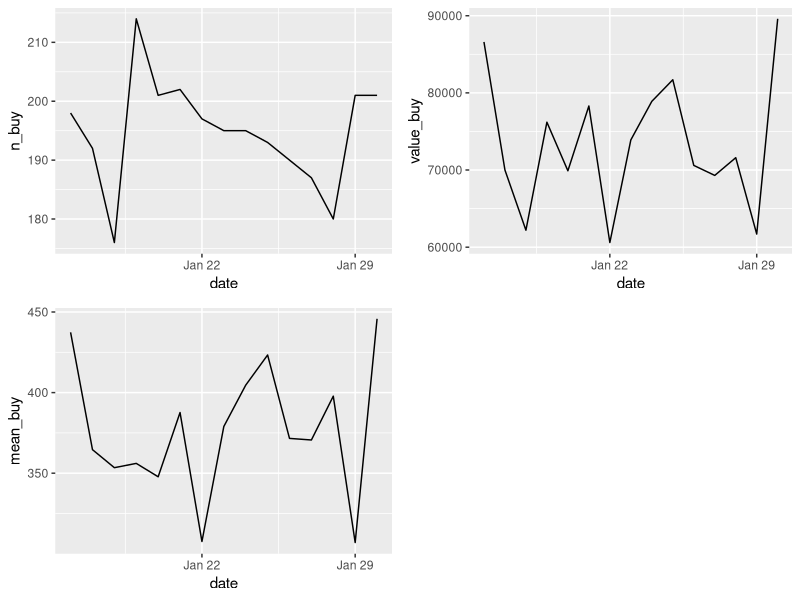
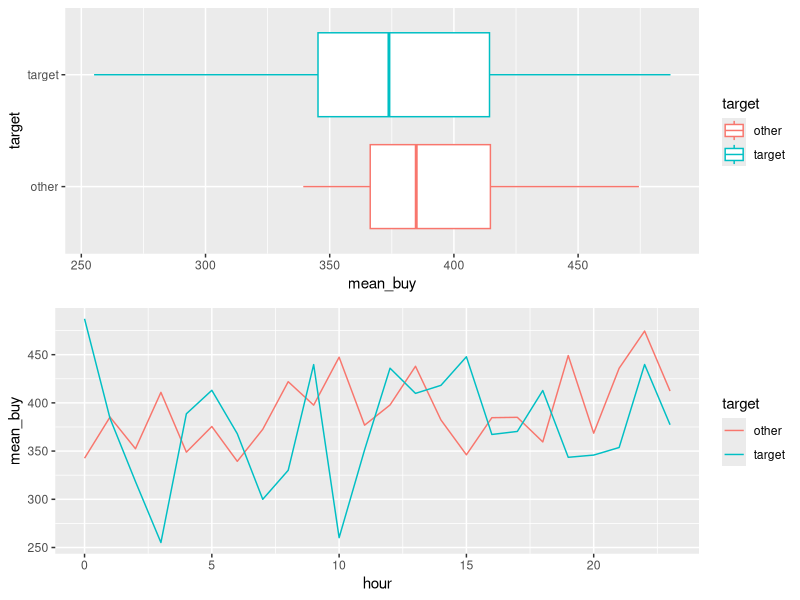

Write the R code that produced these figures, in order.
## ---- chunk 1
library(tidyverse)
library(lubridate)
library(gridExtra)
## ---- chunk 2
df_log <- read_csv("df_log.csv")
## ---- chunk 3
# intervalオブジェクトを生成
target_interval <- interval(
  start = ymd("2018-1-16"),
  end = ymd("2018-1-31")
)

# ターゲット期間のみを取り出して集計
# 指定が効いているのを確認するため日別集計
df_log_interval <- df_log %>% 
  filter(stamp %within% target_interval) %>% 
  mutate(date = date(stamp)) %>% 
  group_by(date) %>% 
  summarise(
    n_buy = n(),
    value_buy = sum(value),
    mean_buy = mean(value)
  )
## ---- chunk 4
knitr::kable(head(df_log_interval, 10))
## ---- chunk 5
# 指定区間を取り出した範囲で可視化
p_int_date <- ggplot(df_log_interval)
p_int_date1 <- p_int_date + 
  geom_line(aes(x = date, y = n_buy))
p_int_date2 <- p_int_date + 
  geom_line(aes(x = date, y = value_buy))
p_int_date3 <- p_int_date + 
  geom_line(aes(x = date, y = mean_buy))
grid.arrange(p_int_date1, p_int_date2, p_int_date3, nrow = 2)
## ---- chunk 6
# 区間指定の応用。一定期間とそれ以外で検証
# filterではなくif_elseでmutateする
# 3つ以上ならcase_whenでパターンを準備すればOK

df_log_interval_comp <- df_log %>% 
  mutate(target = if_else(
    stamp %within% target_interval, "target", "other"
  )) %>% 
  mutate(hour = hour(stamp)) %>% 
  group_by(hour, target) %>% 
  summarise(
    n_buy = n(),
    value_buy = sum(value),
    mean_buy = mean(value)
  )
## ---- chunk 7
knitr::kable(head(df_log_interval_comp, 10))
## ---- chunk 8
p_int_comp_date <- ggplot(df_log_interval_comp)
p_int_comp_date1 <- p_int_comp_date + 
  geom_boxplot(aes(x = target, y = mean_buy, color = target)) +
  coord_flip()
p_int_comp_date2 <- p_int_comp_date + 
  geom_line(aes(x = hour, y = mean_buy, color = target))
grid.arrange(p_int_comp_date1, p_int_comp_date2, nrow = 2)
## ---- chunk 9
# 使う日時データを準備

x1 <- ymd_hms("2018-02-23 17:50:00")
x2 <- ymd_hms("2018-02-25 17:50:00")

# intervalオブジェクトを作成
x_i <- interval(
  start = x1,
  end = x1 + days(1)
)

# そのまま出してみる
x_i

# 開始日時を取得
int_start(x_i)

# 終了日時を取得
int_end(x_i)

# 時間の幅を取得
int_length(x_i)

# interval作成用の%--%演算子

x1 %--% x2

## ---- chunk 10
# 中身を強制的に出力
# 1日は86400秒
cat(x_i)

# 属性を出力してみる
attributes(x_i)

## ---- chunk 11
# intervalを準備
x_i1 <- interval(ymd("2018-01-01"), ymd("2018-01-31"))
x_i2 <- interval(ymd("2018-01-16"), ymd("2018-02-16"))
x_i3 <- interval(ymd("2018-02-01"), ymd("2018-02-28"))

# intervalをずらす
# 第二引数には時間的な幅(duration(), days()など)
int_shift(x_i1, days(5))

# 開始と終了を反転
x_i1_flip <- int_flip(x_i1)
x_i1_flip

# 開始と終了を整える(順番をきれいにする)
int_standardize(x_i1_flip)

# 2つの区間が重なっているかどう(オーバーラップ)か判定
# これはオーバーラップしているのでTRUE
int_overlaps(x_i1, x_i2)

# これはオーバーラップしてないのでFALSE
int_overlaps(x_i1, x_i3)

# 2つのintervalで、開始and/or終了が同じかどうか(align)判定
# 説明用に新たにintervalを準備
x_i4 <- interval(ymd("2018-01-01"), ymd("2018-02-16"))

# x_i4の開始はx_i1の開始と揃っているので、これはTRUE
int_aligns(x_i4, x_i1)

# x_i4の終了はx_i2の終了と揃っているので、これもTRUE
int_aligns(x_i4, x_i2)

# x_i4はx_i3の開始とも終了とも揃っていないので、これはFALSE
int_aligns(x_i4, x_i3)

# 日時ベクトルの要素で、その差分を利用してintervalベクトルを作成
# 説明用に日付のベクトルを生成
dates <- now() + days(1:3)
dates

# 差分でintervalベクトルを生成
# この場合、3つの日時から区間をつくるので長さが2になる
int_diff(dates)
## ---- chunk 12
# 説明用にintervalを準備
x_i1 <- interval(ymd("2018-01-01"), ymd("2018-01-31"))
x_i2 <- interval(ymd("2018-01-16"), ymd("2018-01-31"))
x_i3 <- interval(ymd("2018-01-16"), ymd("2018-02-16"))

# %within%演算子のテスト
# これは含まれるのでTRUE
ymd("2018-01-10") %within% x_i1

# これは含まれないのでFALSE
ymd("2018-02-10") %within% x_i1

# intervalでの比較
# これは含まれるのでTRUE
x_i2 %within% x_i1

# これは(オーバーラップしてるけけど)内包しているわけではないのでFALSE
x_i3 %within% x_i1

# この演算子は「左が右に含まれるかどうか」を判定
# なので、これはFALSE
x_i1 %within% x_i2

